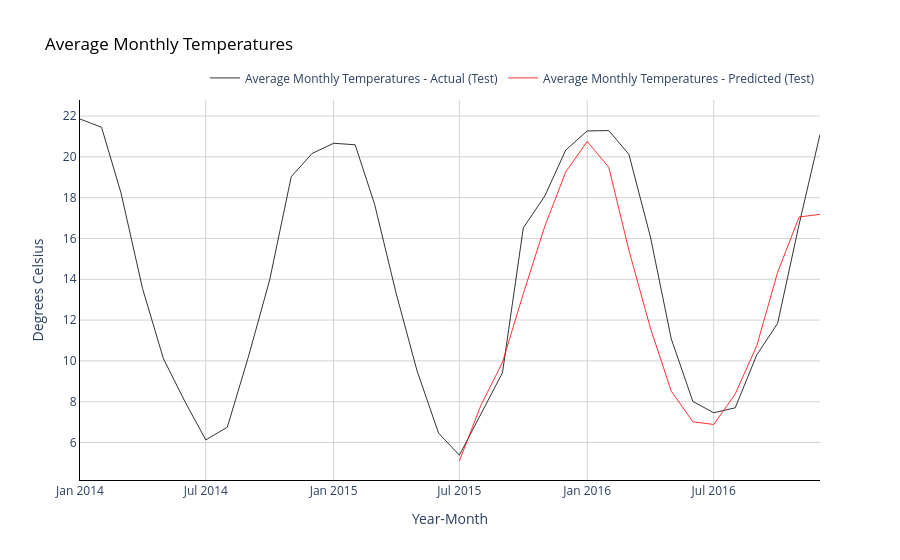

Write notebook code for a chart like this one.
### Code cell
# Plot average monthly temperatures (actual and predicted) for test (out of time) data
fig = go.Figure()

# Trace for actual temperatures
fig.add_trace(go.Scatter(x=np.array(dfloc_test.columns),
                         y=np.array(dfloc_test.values).flatten(),
                         mode='lines',
                         name='Average Monthly Temperatures - Actual (Test)',
                         opacity=0.8,
                         line=dict(color='black', width=1)
                        ))

# Trace for predicted temperatures
fig.add_trace(go.Scatter(x=np.array(dfloc_test.columns[-timestep:]),
                         y=pred_test.flatten(),
                         mode='lines',
                         name='Average Monthly Temperatures - Predicted (Test)',
                         opacity=0.8,
                         line=dict(color='red', width=1)
                        ))

# Change chart background color
fig.update_layout(dict(plot_bgcolor = 'white'))

# Update axes lines
fig.update_xaxes(showgrid=True, gridwidth=1, gridcolor='lightgrey',
                 zeroline=True, zerolinewidth=1, zerolinecolor='lightgrey',
                 showline=True, linewidth=1, linecolor='black',
                 title='Year-Month'
                )

fig.update_yaxes(showgrid=True, gridwidth=1, gridcolor='lightgrey',
                 zeroline=True, zerolinewidth=1, zerolinecolor='lightgrey',
                 showline=True, linewidth=1, linecolor='black',
                 title='Degrees Celsius'
                )

# Set figure title
fig.update_layout(title=dict(text="Average Monthly Temperatures", font=dict(color='black')),
                  legend=dict(orientation="h", yanchor="bottom", y=1.02, xanchor="right", x=1)
                 )
fig.show()

### Figure 1 — Plotly figure (JSON) as saved in the notebook; plotly's stock layout.template omitted (floating-point values rounded to 4 significant figures)
{"data": [{"line": {"color": "black", "width": 1}, "mode": "lines", "name": "Average Monthly Temperatures - Actual (Test)", "opacity": 0.8, "type": "scatter", "x": ["2014-01", "2014-02", "2014-03", "2014-04", "2014-05", "2014-06", "2014-07", "2014-08", "2014-09", "2014-10", "2014-11", "2014-12", "2015-01", "2015-02", "2015-03", "2015-04", "2015-05", "2015-06", "2015-07", "2015-08", "2015-09", "2015-10", "2015-11", "2015-12", "2016-01", "2016-02", "2016-03", "2016-04", "2016-05", "2016-06", "2016-07", "2016-08", "2016-09", "2016-10", "2016-11", "2016-12"], "y": [21.86, 21.45, 18.23, 13.54, 10.11, 8.007, 6.129, 6.748, 10.28, 13.97, 19.03, 20.17, 20.67, 20.59, 17.68, 13.31, 9.521, 6.463, 5.374, 7.371, 9.417, 16.52, 18.09, 20.33, 21.27, 21.29, 20.12, 16.07, 11.07, 8.013, 7.456, 7.7, 10.29, 11.84, 16.7, 21.1]}, {"line": {"color": "red", "width": 1}, "mode": "lines", "name": "Average Monthly Temperatures - Predicted (Test)", "opacity": 0.8, "type": "scatter", "x": ["2015-07", "2015-08", "2015-09", "2015-10", "2015-11", "2015-12", "2016-01", "2016-02", "2016-03", "2016-04", "2016-05", "2016-06", "2016-07", "2016-08", "2016-09", "2016-10", "2016-11", "2016-12"], "y": [5.093, 7.826, 9.928, 13.29, 16.6, 19.26, 20.75, 19.49, 15.42, 11.6, 8.51, 7.015, 6.883, 8.378, 10.74, 14.34, 17.06, 17.18]}], "layout": {"legend": {"orientation": "h", "x": 1, "xanchor": "right", "y": 1.02, "yanchor": "bottom"}, "plot_bgcolor": "white", "title": {"font": {"color": "black"}, "text": "Average Monthly Temperatures"}, "xaxis": {"gridcolor": "lightgrey", "gridwidth": 1, "linecolor": "black", "linewidth": 1, "showgrid": true, "showline": true, "title": {"text": "Year-Month"}, "zeroline": true, "zerolinecolor": "lightgrey", "zerolinewidth": 1}, "yaxis": {"gridcolor": "lightgrey", "gridwidth": 1, "linecolor": "black", "linewidth": 1, "showgrid": true, "showline": true, "title": {"text": "Degrees Celsius"}, "zeroline": true, "zerolinecolor": "lightgrey", "zerolinewidth": 1}}}
